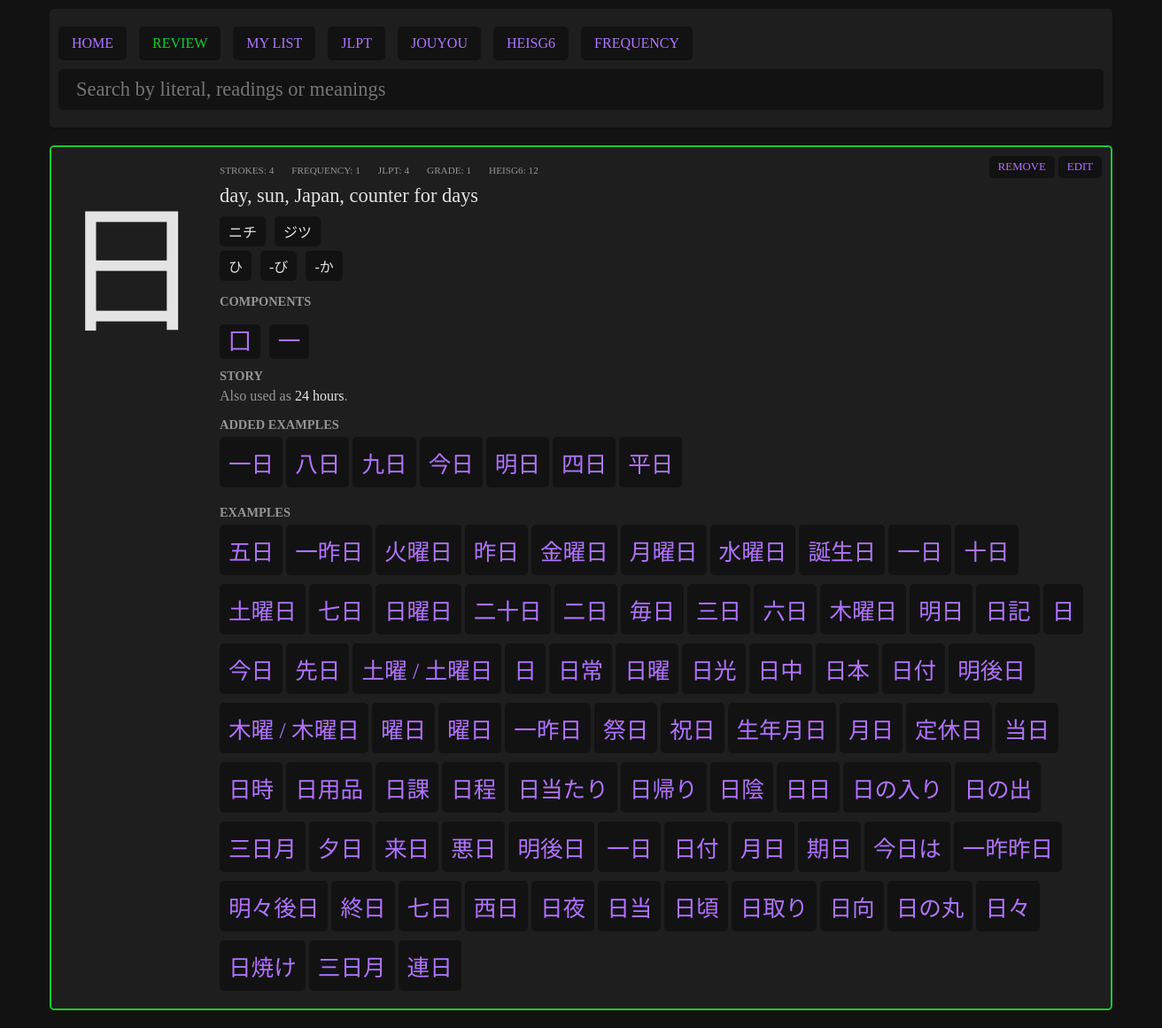
Page /pages/kanji.php?literal=日 on the earlier database version.
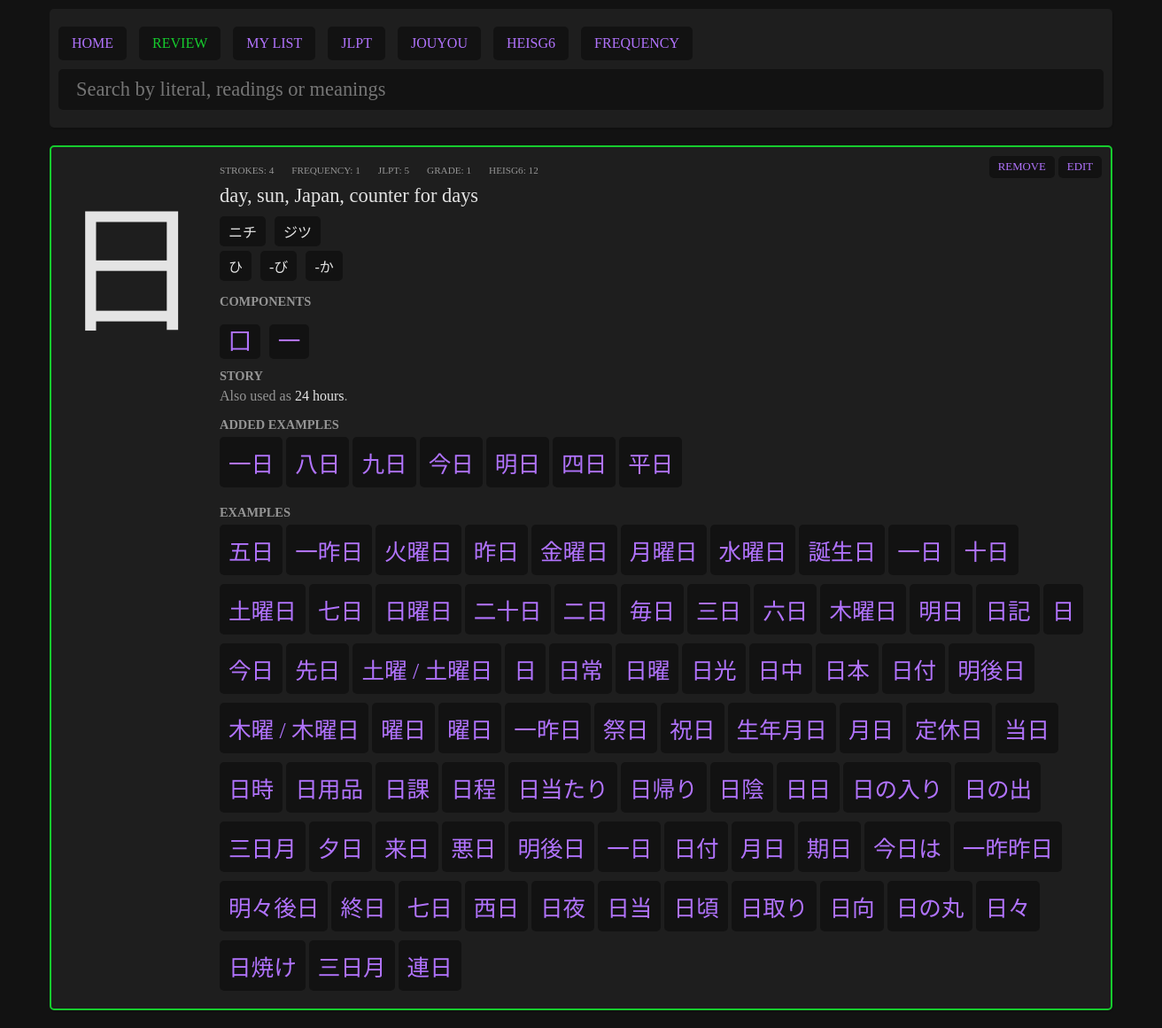
Same page on the later database version.
### tables this page shows
CREATE TABLE "kanjis" (
	"literal"	TEXT NOT NULL UNIQUE,
	"meanings"	TEXT NOT NULL,
	"onReadings"	TEXT,
	"kunReadings"	TEXT,
	"strokes"	INTEGER,
	"jlpt"	INTEGER,
	"frequency"	INTEGER,
	"grade"	INTEGER,
	"heisg6"	INTEGER,
	"components"	TEXT,
	"other_forms"	TEXT,
	PRIMARY KEY("literal")
);

### pages/kanji.php (the view, shortened to what this page needs)
<?php
$myPDO = new PDO('sqlite:../data/kanjis.db');
if(isset($_GET['literal'])) {
    if(empty($_GET['literal'])) {
        $error = "No selected kanji.";
    } else {
        $sql = "SELECT kanjis.*, kanjis_study.story, kanjis_study.score, kanjis_study.added FROM kanjis LEFT JOIN kanjis_study ON kanjis.literal = kanjis_study.literal WHERE kanjis.literal = ?";
        $stmt = $myPDO->prepare($sql);
        $results = $stmt->execute([$_GET['literal']]);
        $entry = $stmt->fetch();
    }
}
?>
<?php require '../parts/header.php'; ?>
<?php if(!empty($error)): ?>
     <div class="error">
        <?php echo $error;?>
    </div>
<?php elseif(isset($_GET['literal'])) :?>
    <?php if(!$entry): ?>
        <div class="card empty">
            No results.
        </div>
    <?php else: ?>
        <div class="card <?php if($entry['added'] == 1) echo ' added'; ?>">
            <div class="left">
                <div class="kanji big-kanji"><?php echo $entry['literal']; ?></div>
            </div>
            <div class="right">
                    <div class="meta">
                        <div class="item">
                            <span class="ref">strokes</span>
                            <span class="number"><?php echo $entry['strokes']; ?></span>
                        </div>
                        <?php if(!empty($entry['frequency'])): ?>
                        <div class="item">
                            <span class="ref">frequency</span>
                            <span class="number"><?php echo $entry['frequency']; ?></span>
                        </div>
                        <?php endif; ?>
                        <?php if(!empty($entry['jlpt'])): ?>
                        <div class="item">
                            <span class="ref">jlpt</span>
                            <span class="number"><?php echo $entry['jlpt']; ?></span>
                        </div>
                        <?php endif; ?>
                        <?php if(!empty($entry['grade'])): ?>
                        <div class="item">
                            <span class="ref">grade</span>
                            <span class="number">
                            <?php
                                if($entry['grade'] <= 6) {
                                    echo $entry['grade'];
                                } elseif($entry['grade'] == 8) {
                                    echo "HighSchool(Jouyou)";
                                } elseif($entry['grade'] == 9) {
                                    echo "Jinmeiyou(Names)";
                                } else {
                                    echo "Jinmeiyou(Names extra)";
                                }
                            ?>
                            </span>
                        </div>
                        <?php endif; ?>
                        <?php if(!empty($entry['heisg6'])): ?>
                        <div class="item">
                            <span class="ref">heisg6</span>
                            <span class="number"><?php echo $entry['heisg6']; ?></span>
                        </div>
                        <?php endif; ?>
                    </div>
                <div class="meanings">
                    <?php echo str_replace(";", ", ", $entry['meanings']); ?>
                </div>
                <?php if(!isset($_SESSION['simple']) || $_SESSION['simple'] == 'off'): ?>
                <?php
                    if(!empty($entry['onReadings'])) {
                        echo '<div class="readings">';
                        $onReadingsArray = explode(";", $entry['onReadings']);
                        foreach($onReadingsArray as $onReading) {
                            echo '<div class="reading">'.$onReading.'</div>';
                        }
                        echo '</div>';
                    }
                ?>
                <?php
                    if(!empty($entry['kunReadings'])) {
                        echo '<div class="readings">';
                        $kunReadingsArray = explode(";", $entry['kunReadings']);
                        foreach($kunReadingsArray as $kunReading) {
                            echo '<div class="reading">'.$kunReading.'</div>';
                        }
                        echo '</div>';
                    }
                ?>
                <?php endif;  ?>
                <?php
                    if(!empty($entry['components'])) {
                        echo '<div class="title">Components</div>';
                        echo '<div class="components">';
                        $componentsArray = explode(";", $entry['components']);
                        foreach($componentsArray as $component) {
                            echo '<div class="component"><a href="kanji.php?literal='.$component.'">'.$component.'</a></div>';
                        }
                        echo '</div>';
                    }
                ?>
                <?php if(!empty($entry['story'])): ?>
                <div class="story">
                    <div class="title">Story</div>
                    <?php
                        $pattern = '/#(.+?)#/';
                        $story = preg_replace($pattern, '<a href="kanji.php?literal=$1">$1</a>',$entry['story']);
                        $pattern = '/\_(.+?)\_/';
                        echo preg_replace($pattern, '<span>$1</span>',$story);
                    ?>
                </div>
                <?php endif; ?>
                <?php
                    $sql = "SELECT examples.*, examples_study.added FROM examples LEFT JOIN examples_study ON examples.id = examples_study.examples_id WHERE examples_study.added = 1 AND examples.kanji != '' AND kanji LIKE ? ORDER BY jlpt DESC";
                    $stmt = $myPDO->prepare($sql);
                    $stmt->execute(['%'.$entry['literal'].'%']);
                    $my_examples = $stmt->fetchAll();
                    $sql = "SELECT examples.*, examples_study.added FROM examples LEFT JOIN examples_study ON examples.id = examples_study.examples_id WHERE (examples_study.added = 0 OR examples_study.added IS NULL) AND examples.kanji != '' AND kanji LIKE ? ORDER BY jlpt DESC";
                    $stmt = $myPDO->prepare($sql);
                    $stmt->execute(['%'.$entry['literal'].'%']);
                    $examples = $stmt->fetchAll();
                ?>
                <?php if(!empty($my_examples)): ?>
                <div class="words">
                    <div class="title">Added examples</div>
                    <?php foreach($my_examples as $example): ?>
                    <div class="word">
                        <a href="index.php?query=<?php echo $example['kanji'];?>" class="example-kanji"><?php echo $example['kanji']; ?></a>
                    </div>
                    <?php endforeach; ?>
                </div>
                <?php endif; ?>
                <?php if(!empty($examples)): ?>
                <div class="words">
                    <div class="title">Examples</div>
                    <?php foreach($examples as $example): ?>
                    <div class="word">
                        <a href="index.php?query=<?php echo $example['kanji'];?>" class="example-kanji"><?php echo $example['kanji']; ?></a>
                    </div>
                    <?php endforeach; ?>
                </div>
                <?php endif; ?>
            </div>
            <div class="action">
                <?php if($entry['added'] == '' || $entry['added'] == 0): ?>
                    <form action="../actions/add_kanji_to_study.php" method="POST">
                        <input type="hidden" name="literal" value="<?php echo $entry['literal'];?>">
                        <button type="submit">add</button>
                    </form>
                <?php else: ?>
                    <form action="../actions/remove_kanji_from_study.php" method="POST">
                        <button type="submit">remove</button>
                    </form>
                <?php endif; ?>
                <button id="edit-toggle">edit</button>
            </div>
        </div>
    <?php endif;?>
<?php else: ?>
    <div class="card empty">
        No kanji selected.
    </div>
<?php endif;?>
<?php require '../parts/footer.php'; ?>

### parts/header.php (shortened to what this page needs)
<!DOCTYPE html>
<html lang="en">
<head>
    <link rel="stylesheet" href="../data/style.css">
</head>
<body>
<div class="content">
    <div class="header">
        <div class="header-actions">
            <a href="index.php">HOME</a>
            <form action="../actions/review.php" method="POST">
                <button type="submit" class="review">REVIEW</button>
            </form>
            <a href="list.php?list=my_list"<?php if(isset($_GET['list']) && $_GET['list'] == 'my_list') echo ' class="selected"';?>>MY LIST</a>
            <a href="list.php?list=jlpt"<?php if(isset($_GET['list']) && $_GET['list'] == 'jlpt') echo ' class="selected"';?>>JLPT</a>
            <a href="list.php?list=jouyou"<?php if(isset($_GET['list']) && $_GET['list'] == 'jouyou') echo ' class="selected"';?>>JOUYOU</a>
            <a href="list.php?list=heisg6"<?php if(isset($_GET['list']) && $_GET['list'] == 'heisg6') echo ' class="selected"';?>>HEISG6</a>
            <a href="list.php?list=frequency"<?php if(isset($_GET['list']) && $_GET['list'] == 'frequency') echo ' class="selected"';?>>FREQUENCY</a>
        </div>
        <div class="header-form">
            <form action="search.php" method="GET">
                <input type="search" placeholder="Search by literal, readings or meanings" name="query" value="<?php if(isset($_GET['query'])) echo $_GET['query'];?>">
            </form>
        </div>
    </div>

### parts/footer.php (shortened to what this page needs)
</div>
</body>
</html>

### data/style.css (style rules this page uses)
body { background:#121212; color:#e4e4e4; font-family: "NotoSansJP"; }
* { box-sizing: border-box; }
.content { max-width: 1200px; margin: 10px auto; }
.card, .header, .list { position:relative; background:#1e1e1e; display:flex; border-radius: 5px; box-shadow: 1px 2px 1px rgba(0, 0, 0, 0.1); margin-bottom:20px; }
.card.added { border:2px solid #16cc2e; }
.header { padding:10px; }
.card .right { display: flex; flex-direction: column; flex-grow: 2; align-items: flex-start; padding:10px; }
.card .left .kanji { font-family:"NotoSansJP", "BabelStoneHan"; font-size:120pt; padding:10px; }
.card .right .meta, .card .right .components { display:flex; flex-wrap: wrap; flex-direction: row; justify-items: center; margin-top:10px; }
.card .right .readings { display:flex; flex-wrap: wrap; flex-direction: row; justify-items: center; }
.card .right .story { padding:5px 0; color:#959595; }
.card .right .meta .item { margin:0 20px 0 0; color:#959595; font-size: 0.7em; text-transform: uppercase; }
.card .right .meta .item .ref::after { content:': '; }
.card .right .meanings { font-size: 1.4em; margin:10px 0 ; }
.card .right .readings .reading, .card .right .component a { background-color:#121212; margin:0 10px 5px 0; padding:5px 10px; border-radius: 5px; font-family: "NotoSansJP"; }
.card .right .component { font-size: 1.6em; }
.card .action { position: absolute; top:10px; right:10px; }
.card .action form { display:inline-block; }
button { cursor:pointer; background-color:#121212; padding:5px 10px; border-radius: 5px; font-family: "NotoSansJP"; text-transform: uppercase; font-size: 0.8em; border:none; }
.header input { background-color:#121212; padding:10px 20px; border-radius: 5px; font-family: "NotoSansJP","BabelStoneHan"; color:#e4e4e4; border:none; width:100%; font-size: 1.4em; margin-bottom:10px; }
.header form { width:100%; }
a, button { text-decoration: none; color:#b173fd; }
.header { display: flex; flex-direction: column; }
.header .header-actions a, .header button { background:#121212; padding:10px 15px; margin:10px 10px 10px 0; display:inline-block; border-radius: 5px; font-size:1em; }
.header form { display:inline; }
.review { color:#16cc2e; }
.words .word { border-radius: 5px; background:#121212; margin-bottom:10px; display: inline-block; position:relative; cursor:default; }
.title { text-transform: uppercase; color:#959595; font-weight: bold; font-size:0.9em; padding:5px 0; margin-top:5px; }
.card .right .components .component a { font-family:"NotoSansJP", "BabelStoneHan"; }
.story span { color:#e4e4e4; }
.word { overflow: visible; }
.word a { display: inline-block; font-size: 1.6em; padding:10px; }

Differences in the rows shown:
changed kanjis "day, sun, Japan, counter for days": jlpt "4" → "5"
